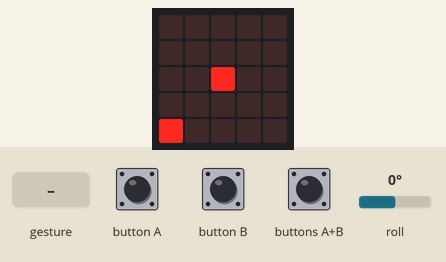
This program was run on a simulated BBC micro:bit (MakeCode). Parts: the board's 5×5 LED display. The test bench sets the inputs (shaded band); at power-on: roll 0°. No radio messages arrive unless stated (any console line starting 'radio sent:' is added by the test bench); a tilt is held for 1.5 s and a shake lasts 1 s, then the board lies face up again; the 48×5 strip is a reading aid, not a part: it shows the text the display is scrolling, unrolled, one strip-width of it at a time; what the program prints to the serial console is not drawn.

Above: at 3.9 s.
4.0 s: gesture 'shake'
At 4.5 s:
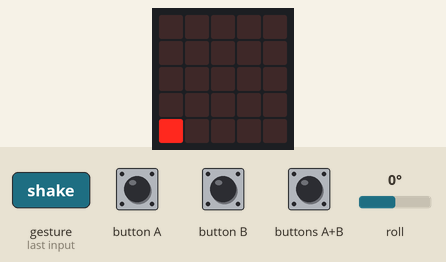
6.5 s: button B pressed for 0.15 s
At 7.3 s:
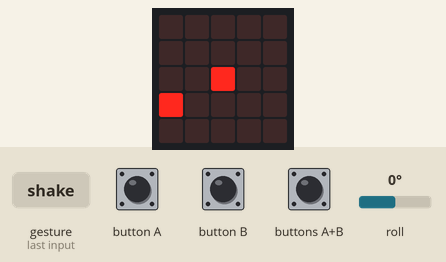
8.1 s: roll set to -172°
At 9.2 s:
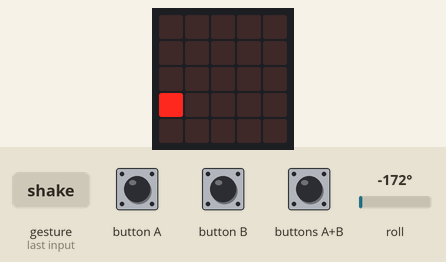
9.6 s: buttons A+B pressed for 0.15 s
At 10.7 s:
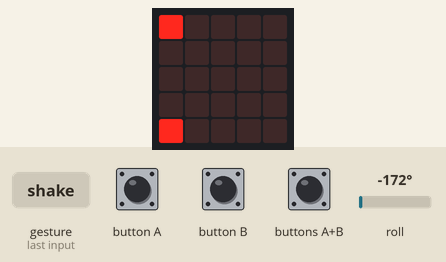
11.2 s: roll set to 0°
At 11.5 s:
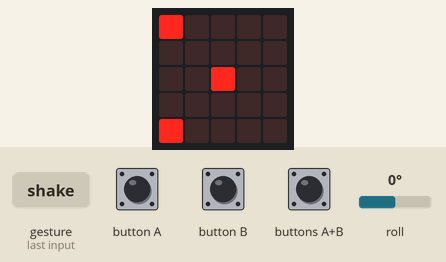
12.7 s: button B pressed for 0.15 s
At 14.2 s:
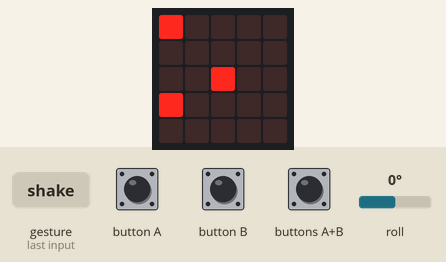
Timing chart, 0 to 15.7 s (numbered marks = the images above; inputs shaded):
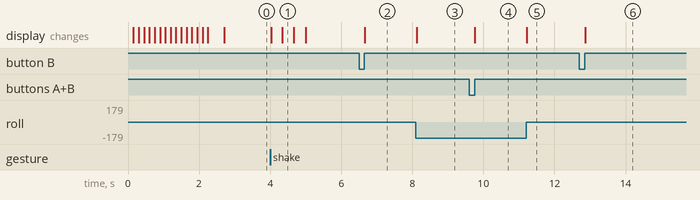

The program:

main.ts
```typescript
input.onButtonPressed(Button.A, function () {
    throttle += -10
})
input.onGesture(Gesture.Shake, function () {
    throttle = 0
    arm = 0
})
input.onButtonPressed(Button.AB, function () {
    if (arm) {
        arm = 0
    } else {
        arm = 1
    }
    throttle = 0
})
input.onButtonPressed(Button.B, function () {
    throttle += 10
})
let roll = 0
let arm = 0
let throttle = 0
let Radiokanal = 42
basic.showNumber(Radiokanal)
radio.setGroup(Radiokanal)
basic.forever(function () {

})
basic.forever(function () {
    roll = input.rotation(Rotation.Roll)
    basic.clearScreen()
    if (arm) {
        led.plot(0, 0)
    }
    led.plot(0, Math.map(throttle, 0, 100, 4, 0))
    led.plot(Math.map(roll, -45, 45, 0, 4), 2)
    radio.sendValue("A", arm)
    radio.sendValue("R", roll)
    radio.sendValue("T", throttle)
})
```

test.ts
```typescript
// testene settes inn her; disse vil ikke kompilert så lenge denne pakken blir brukt som en utvidelse.
```

Measured:
- after the input at 4.0 s, the display: first changes at once (image 1 shows a later state)
- after the input at 6.5 s, the display: changes after 0.17 s (image 2)
- after the input at 8.1 s, the display: changes at once (image 3)
- after the input at 9.6 s, the display: changes after 0.16 s (image 4)
- after the input at 11.2 s, the display: changes at once (image 5)
- after the input at 12.7 s, the display: changes after 0.16 s (image 6)
